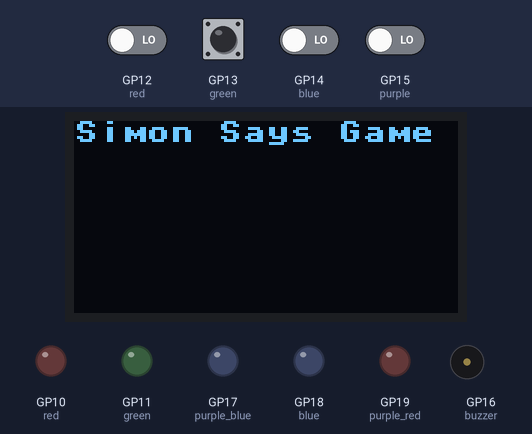
A program run on a simulated Raspberry Pi Pico running MicroPython. Parts: 128×64 one-colour display, output pins drawn as LEDs (lit = HIGH), buzzer (waves = sounding, pin HIGH). The test bench sets the inputs (shaded band); at power-on: GP12 (red), GP13 (green), GP14 (blue), GP15 (purple) LOW. Random numbers come from a fixed seed; library files of the repository ran but are not shown: ssd1306.py; what the program prints to the serial console is not drawn. At 13.8 s the program stops and its outputs stay as they are.

Above: at 3.2 s.
3.3 s: GP13 (green) pulled HIGH for 0.15 s
At 3.4 s:
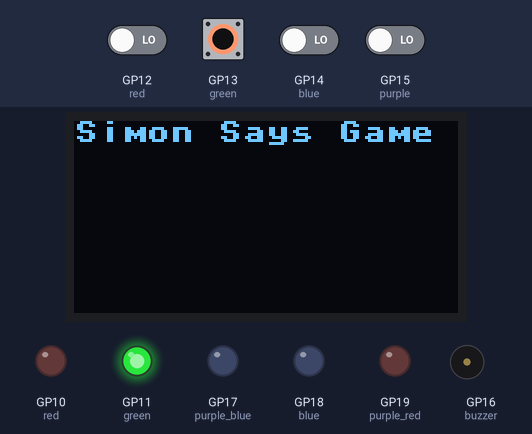
4.0 s: GP14 (blue) driven HIGH and GP15 (purple) driven HIGH
At 5.2 s:
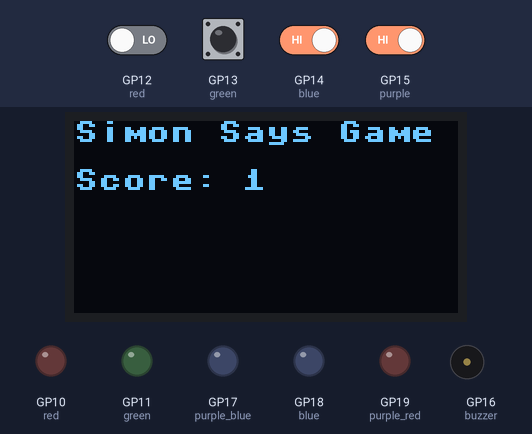
At 9.6 s:
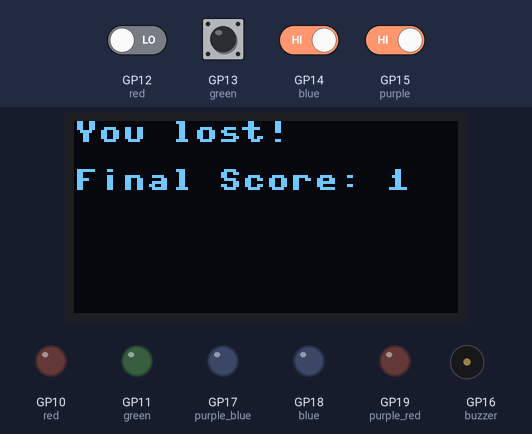
Timing chart, 0 to 11.1 s (numbered marks = the images above; inputs shaded):
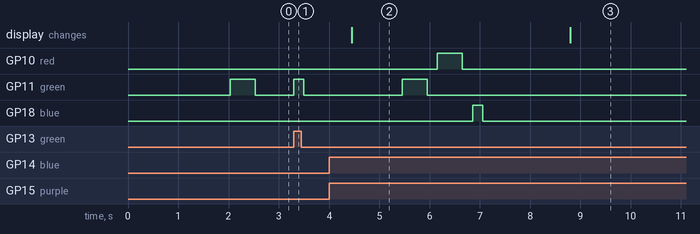

Measured:
- after the input at 3.3 s, GP11 (green): LOW → HIGH at once, → LOW 0.20 s later
- after the input at 4.0 s, GP18 (blue): LOW → HIGH after 2.9 s, → LOW 0.20 s later
- what the display in image 2 shows lasts 4.3 s, from 4.5 s to 8.8 s

The program:

SimonSaysGamewBuzzer.py
```python
from random import choice
from machine import Pin, I2C
import time
from ssd1306 import SSD1306_I2C  # Ensure the SSD1306_I2C library is installed

# Define the GPIO pins for each LED and corresponding buttons
led_pins = {
    "red": Pin(10, Pin.OUT),       # Red LED - GP10
    "green": Pin(11, Pin.OUT),     # Green LED - GP11
    "blue": Pin(18, Pin.OUT),      # Blue LED - GP18
    "purple": "purple",            # Purple LED - use the combination of red and blue components
    "purple_red": Pin(19, Pin.OUT), # Red component of Purple - GP19
    "purple_blue": Pin(17, Pin.OUT) # Blue component of Purple - GP17
}

button_pins = {
    "red": Pin(12, Pin.IN, Pin.PULL_DOWN),   # Button 1 for Red - GP12
    "green": Pin(13, Pin.IN, Pin.PULL_DOWN), # Button 2 for Green - GP13
    "blue": Pin(14, Pin.IN, Pin.PULL_DOWN),  # Button 3 for Blue - GP14
    "purple": Pin(15, Pin.IN, Pin.PULL_DOWN) # Button 4 for Purple - GP15
}

# Define the GPIO pin for the buzzer
buzzer = Pin(16, Pin.OUT)

# Initialize I2C and OLED display
i2c = I2C(0, scl=Pin(5), sda=Pin(4), freq=400000)  # Adjust pins for your setup
oled = SSD1306_I2C(128, 64, i2c)  # Create OLED object (128x64 resolution)

rnd_colors = []  # Random sequence
score = 0  # Initialize score

def play_buzzer(duration, frequency):
    """Play a tone on the buzzer."""
    period = 1 / frequency  # Period of the wave
    cycles = int(duration * frequency)  # Number of cycles
    for _ in range(cycles):
        buzzer.value(1)
        time.sleep(period / 2)  # High for half the period
        buzzer.value(0)
        time.sleep(period / 2)  # Low for half the period

def success_buzzer():
    """Play a success sound."""
    play_buzzer(0.2, 1000)  # High tone
    play_buzzer(0.2, 1200)  # Slightly higher tone

def failure_buzzer():
    """Play a failure sound."""
    play_buzzer(0.5, 300)  # Low tone
    time.sleep(0.2)
    play_buzzer(0.5, 300)  # Repeat the low tone

def flash_color(color, duration=0.5):
    if color == "purple":
        led_pins["purple_red"].value(1)
        led_pins["purple_blue"].value(1)
    else:
        led_pins[color].value(1)
    time.sleep(duration)
    if color == "purple":
        led_pins["purple_red"].value(0)
        led_pins["purple_blue"].value(0)
    else:
        led_pins[color].value(0)
    time.sleep(0.2)

def get_user_input():
    user_sequence = []
    for expected_color in rnd_colors:
        color_pressed = None
        while color_pressed is None:
            for color, button in button_pins.items():
                if button.value() == 1:
                    color_pressed = color
                    flash_color(color, 0.2)
                    time.sleep(0.3)  # Debounce delay
                    break
        user_sequence.append(color_pressed)
        if color_pressed != expected_color:
            return None
    return user_sequence

def update_display():
    oled.fill(0)  # Clear the display
    oled.text("Simon Says Game", 0, 0)  # Title at the top
    oled.text(f"Score: {score}", 0, 16)  # Display score
    oled.show()

# Main game loop
print("Simon Says Game")
oled.fill(0)
oled.text("Simon Says Game", 0, 0)
oled.show()
time.sleep(2)

while True:
    rnd_colors.append(choice(["red", "green", "blue", "purple"]))
    print(f"Sequence so far: {rnd_colors}")

    for color in rnd_colors:
        flash_color(color)

    user_input = get_user_input()
    if user_input is None:
        failure_buzzer()  # Play failure sound
        oled.fill(0)
        oled.text("You lost!", 0, 0)
        oled.text(f"Final Score: {score}", 0, 16)
        oled.show()
        time.sleep(5)
        oled.fill(0)  # Turn off the display after 5 seconds
        oled.show()
        break

    score += 1
    success_buzzer()  # Play success sound
    update_display()
    print(f"Correct! Your current score is: {score}")
    time.sleep(1)
```
